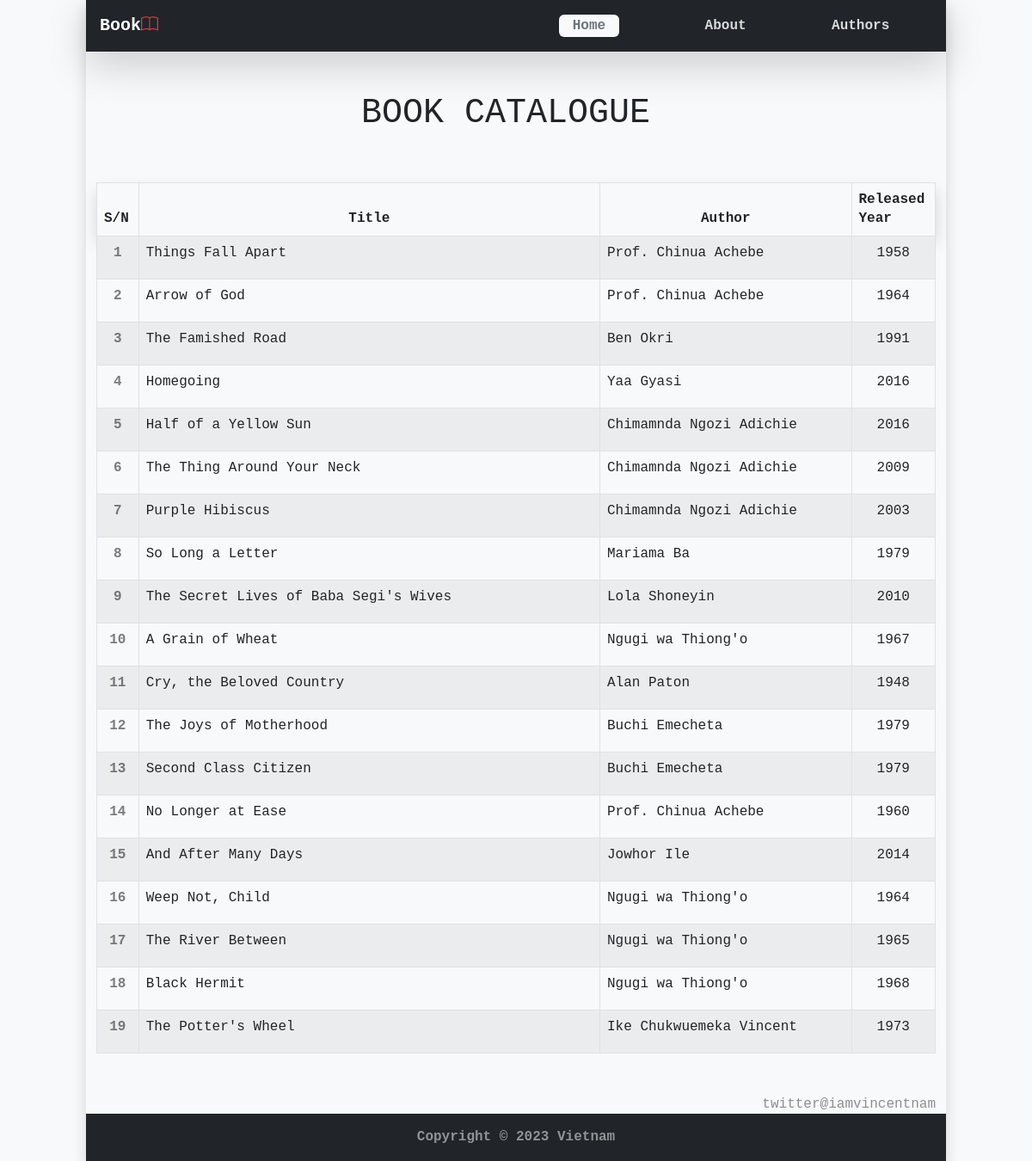
The page /index.php on the database its author committed.
### tables this page shows
CREATE TABLE `books` (
  `book_id` int(11) NOT NULL,
  `title` varchar(255) NOT NULL,
  `author_table_id` int(11) NOT NULL,
  `genre` varchar(255) DEFAULT 'historical fiction, novel',
  `summary` longtext NOT NULL,
  `book_img` varchar(255) NOT NULL DEFAULT 'placeholder_books.jpg',
  `released_year` varchar(255) DEFAULT NULL
);

CREATE TABLE `authors` (
  `id` int(11) NOT NULL,
  `author_name` varchar(255) NOT NULL,
  `nationality` varchar(255) NOT NULL,
  `born_in` varchar(255) NOT NULL,
  `author_img` varchar(255) NOT NULL DEFAULT 'placeholder.jpg',
  `biography` longtext DEFAULT NULL
);

### inc/db.php (called while the page is built)
<?php
$dsn ="mysql:host=localhost;port=3306;dbname=daniel_krossing;user=root;charset=utf8mb4";
$pdo = new PDO($dsn);
function fetch_Data_from_Database($query, $fetchmethod = 'fetchALL') {
    global $pdo;
    $statement = $pdo->prepare($query);
    $statement->execute();
    if($fetchmethod ==='fetchAll'){
    $books = $statement->fetchAll(PDO::FETCH_ASSOC);
    } else{$books = $statement->fetch(PDO::FETCH_ASSOC);}
    return $books;
}
?>

### index.php (the view, shortened to what this page needs)
<?php  include 'inc/header.php'; ?>
<?php
$query = "SELECT *
          FROM authors
          INNER JOIN books ON authors.id = books.author_table_id
          ORDER BY books.book_id;";
$books = fetch_Data_from_Database($query, 'fetchAll');
?>
<div class="row col-12 mt-5 mb-0">
  <h1 class=" text-center text-light-50"> BOOK CATALOGUE</h1>
</div>
  <div class="row col-12 mx-auto my-5 ">
        <table class="table table-striped table-bordered table-hover table-responsive m-0 p-0">
            <thead class="">
                <tr class="bg-secondary text-white  shadow">
                  <th scope="col" width="5%">S/N</th>
                  <th scope="col"  width="55%" class="text-center">Title</th>
                  <th scope="col"  width="30%" class="text-center">Author</th>
                  <th scope="col"  width="10%">Released Year</th>
                </tr>
              </thead>
              <tbody>
          <?php foreach($books as $book):
                ?>
            <tr class="book_row" name="book_row" onclick="window.location.href='each_book_info.php?book_id=<?=$book['book_id'] ?>'">
              <th scope="row" class="text-center text-black-50"><?Php echo $book['book_id'] ;?>
              </th>
              <td>
                <?Php echo $book['title'] ;?>
               </td>
              <td>
                <?Php echo $book['author_name'] ;?>
              </td>
              <td class="text-center">
                <?Php echo $book['released_year'] ;?>
              </td>
            </tr>
                <?php endforeach ;?>
              </tbody>
          </table>
       </div>
      <?php include 'inc/footer.php'; ?>

### inc/header.php (style rules this page uses)
body { --bs-body-font-family: var(--bs-font-monospace); --bs-body-line-height: 1.4; --bs-body-bg: var(--bs-gray-100); position: relative; }
table { min-height:auto; }
table tr { height: 50px;transition: all .2s; }
table td, table th { cursor: pointer; }
table tr:nth-of-type(even) { background-color: #d2c361e2; }

### rows shown on the page
books: book_id "1", title "Things Fall Apart", author_table.author_name "Prof. Chinua Achebe", released_year "1958"
books: book_id "2", title "Arrow of God", author_table.author_name "Prof. Chinua Achebe", released_year "1964"
books: book_id "3", title "The Famished Road", author_table.author_name "Ben Okri", released_year "1991"
books: book_id "4", title "Homegoing", author_table.author_name "Yaa Gyasi", released_year "2016"
books: book_id "5", title "Half of a Yellow Sun", author_table.author_name "Chimamnda Ngozi Adichie", released_year "2016"
books: book_id "6", title "The Thing Around Your Neck", author_table.author_name "Chimamnda Ngozi Adichie", released_year "2009"
books: book_id "7", title "Purple Hibiscus", author_table.author_name "Chimamnda Ngozi Adichie", released_year "2003"
books: book_id "8", title "So Long a Letter", author_table.author_name "Mariama Ba", released_year "1979"
books: book_id "9", title "The Secret Lives of Baba Segi's Wives", author_table.author_name "Lola Shoneyin", released_year "2010"
books: book_id "10", title "A Grain of Wheat", author_table.author_name "Ngugi wa Thiong'o", released_year "1967"
books: book_id "11", title "Cry, the Beloved Country", author_table.author_name "Alan Paton", released_year "1948"
books: book_id "12", title "The Joys of Motherhood", author_table.author_name "Buchi Emecheta", released_year "1979"
books: book_id "13", title "Second Class Citizen", author_table.author_name "Buchi Emecheta", released_year "1979"
books: book_id "14", title "No Longer at Ease", author_table.author_name "Prof. Chinua Achebe", released_year "1960"
books: book_id "15", title "And After Many Days", author_table.author_name "Jowhor Ile", released_year "2014"
books: book_id "16", title "Weep Not, Child", author_table.author_name "Ngugi wa Thiong'o", released_year "1964"
books: book_id "17", title "The River Between", author_table.author_name "Ngugi wa Thiong'o", released_year "1965"
books: book_id "18", title "Black Hermit", author_table.author_name "Ngugi wa Thiong'o", released_year "1968"
books: book_id "19", title "The Potter's Wheel", author_table.author_name "Ike Chukwuemeka Vincent", released_year "1973"
